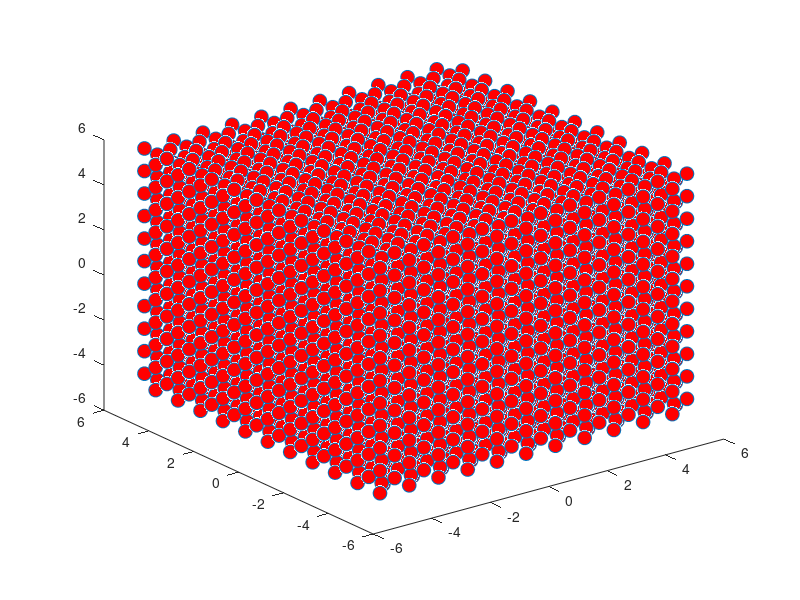

Source code (MATLAB):
%script for generating face diamond cubic structure
n1=[-5:5];n2=[-5:5];n3=[-5:5]; %intergers
a=[1 0 0];b=[0 1 0];c=[0 0 1];V=[a;b;c]; %vectors
basis=[0 0 0;0.25 0.25 0.25;0.5 0.5 0;0 0.5 0.5;0.5 0 0.5];
[nb, COL]=size(basis);
atom=1;
for k=1:length(n1)
    for l=1:length(n2)
        for m=1:length(n3)
            for b=1:nb
            H=V(1,:)*n1(k)+V(2,:)*n2(l)+V(3,:)*n3(m)...
                +basis(b,1)*V(1,:)  +basis(b,2)*V(2,:)+basis(b,3)*V(3,:);            
            X(atom)=H(1);
            Y(atom)=H(2);
            Z(atom)=H(3);
            atom=atom+1;
            end
        end
    end
end
plot3(X,Y,Z,'o','MarkerFaceColor','r','MarkerSize',10);